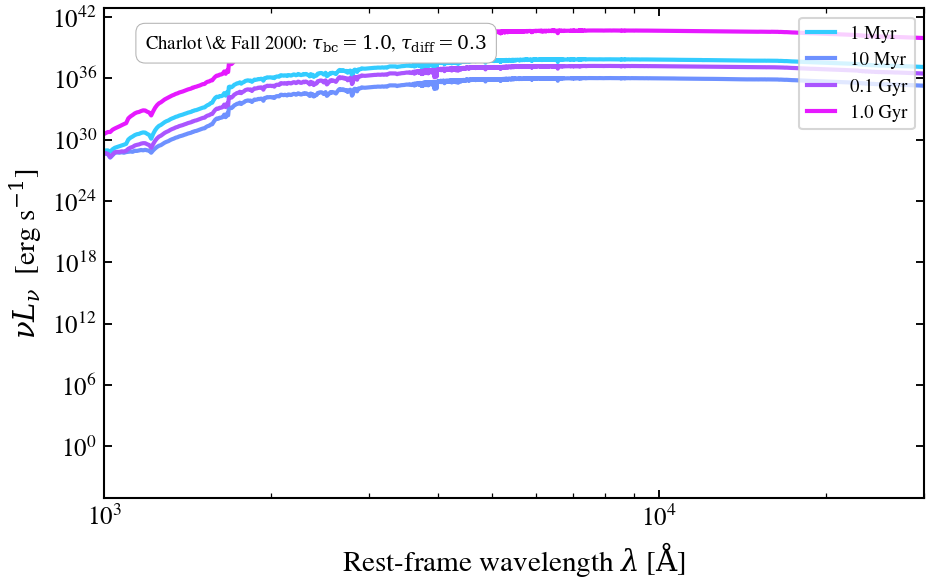

This figure's Python source:
"""
Birth-cloud attenuation age dependence: Charlot & Fall 2000
===========================================================

The Charlot & Fall 2000 two-component dust model splits attenuation into:
- ``τ_bc`` (birth-cloud): attenuates only young stellar ages (< 10 Myr)
- ``τ_diff`` (diffuse ISM): attenuates all stellar light

This example demonstrates the age dependence by building four single-age
populations and comparing their SEDs. Young populations (1, 10 Myr) show
strong UV suppression from ``τ_bc``, while older populations (100, 1000 Myr)
are unaffected by birth-cloud dust — only diffuse attenuation remains.

Reference: Charlot & Fall 2000, ApJ, 539, 718.
"""

import os

os.environ["TF_CPP_MIN_LOG_LEVEL"] = "2"  # suppress XLA/PjRt C++ INFO+WARNING logs

import warnings

import jax
import jax.numpy as jnp
import matplotlib as mpl
import matplotlib.pyplot as plt
import numpy as np

import tengri
from tengri.analysis.plotting import setup_style

setup_style()
warnings.filterwarnings("ignore", message=".*BakedInBackend.*")

C_AA_PER_S = 2.998e18

ssp = tengri.load_ssp()

# Fixed dust parameters: strong birth-cloud + modest diffuse
TAU_BC = 1.0
TAU_DIFF = 0.3

# Ages (in Myr) and their corresponding peak lookback times
# Use tsnorm with narrow width to approximate single-age populations
# peak_lbt_gyr ≈ log10(age_gyr) for young populations
ages_myr = np.array([1.0, 10.0, 100.0, 1000.0])
peak_lbt_values = np.array([6.0, 7.0, 8.0, 9.0])  # roughly log10(age_gyr), 1 Myr to 1 Gyr

colors = plt.cm.cool(np.linspace(0.2, 0.9, len(ages_myr)))

fig, ax = plt.subplots(figsize=(6.5, 4.2))

for i, (age_myr, peak_lbt_gyr) in enumerate(zip(ages_myr, peak_lbt_values)):
    # Single-age population via tsnorm (truncated star-formation normalized to peak)
    # peak_lbt_gyr sets the peak of the SFH; narrow width approximates single age
    model = tengri.SEDModel.build(
        ssp,
        sfh={
            "type": "tsnorm",
            "*": tengri.FIXED,
            "peak_lbt_gyr": float(peak_lbt_gyr),
            "width_gyr": 0.1,  # narrow width to approximate single age
            "log_peak_sfr": 0.0,  # normalized scale
        },
        dust={
            "type": "two_component",
            "*": tengri.FIXED,
            "tau_bc": TAU_BC,
            "tau_diff": TAU_DIFF,
            "slope": -0.7,
        },
        redshift=tengri.Fixed(0.0),  # z=0 for rest-frame SED
    )

    p = dict(model.spec.sample(jax.random.PRNGKey(0)))
    out = model.predict_rest_sed(p)

    wave = np.asarray(out.wavelength)
    nu_lnu = C_AA_PER_S / wave * np.asarray(out.sed)

    label = f"{age_myr:.0f} Myr" if age_myr < 100 else f"{age_myr/1e3:.1f} Gyr"
    ax.loglog(wave, nu_lnu, color=colors[i], lw=2.0, label=label)

ax.set_xlim(1000, 30000)
ax.set_xlabel(r"Rest-frame wavelength $\lambda$ [$\mathrm{\AA}$]")
ax.set_ylabel(r"$\nu L_\nu$  [erg s$^{-1}$]")

ax.legend(fontsize=9, frameon=True, loc="upper right")

# Annotation box explaining the attenuation model
textstr = (
    r"Charlot \& Fall 2000: "
    + f"$\\tau_{{\\rm bc}}={TAU_BC:.1f}$, "
    + f"$\\tau_{{\\rm diff}}={TAU_DIFF:.1f}$"
)
ax.text(
    0.05,
    0.95,
    textstr,
    transform=ax.transAxes,
    fontsize=9,
    verticalalignment="top",
    bbox=dict(boxstyle="round,pad=0.5", fc="white", ec="0.7", lw=0.5),
)

fig.tight_layout()
plt.savefig("plot_birth_cloud_vs_diffuse_age.png", dpi=150, bbox_inches="tight")
